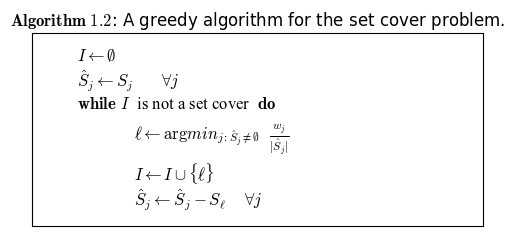

Write Python code to recreate this figure.
from matplotlib import rc
from matplotlib import pyplot as plt



def greedy():
    rc('mathtext', **{'rm': 'serif', 'it': 'serif:itelic', 'bf': 'serif:bold',
                      'fontset': 'cm'})
    fn = {'fontname': 'Times New Roman', 'fontsize': 12}

    s = r'$I \leftarrow \emptyset$'
    plt.gca().text(2.0, 3.0, s, **fn)

    s = r'$\hat{S}_j \leftarrow S_j \ \ \ \ \ \ \forall j$'
    plt.gca().text(2.0, 3.0 - 0.4, s, **fn)

    s = r'${\bf while} \ I \ $ is not a set cover $\ {\bf do}$'
    plt.gca().text(2.0, 3.0 - 0.72, s, **fn)

    s = r'$\ell \leftarrow \argmin_{j: \hat{S}_j \neq \emptyset} \ \ \frac{w_j}{|\hat{S}_j|}$'
    plt.gca().text(4.5, 3.0 - 1.2, s, **fn)

    s = r'$I \leftarrow I \cup \{\ell\}$'
    plt.gca().text(4.5, 3.0 - 1.8, s, **fn)

    s = r'$\hat{S}_j \leftarrow \hat{S}_j - S_\ell \ \ \ \ \forall j$'
    plt.gca().text(4.5, 1.0 - 0.2, s, **fn)

    plt.gca().set_xlim([0, 20])
    plt.gca().set_ylim([0.5, 3.4])
    plt.gca().set_title(r'${\bf Algorithm\ 1.2}$: A greedy algorithm for the set cover problem.')
    plt.gca().set_xticks([])
    plt.gca().set_yticks([])
#    plt.axis('off')

if __name__ == '__main__':
    plt.figure(figsize=(5.5, 2.5))
    greedy()
    plt.tight_layout()
    plt.savefig('greedy_pseudo_code.png', bbox_inches='tight')
    plt.show()
